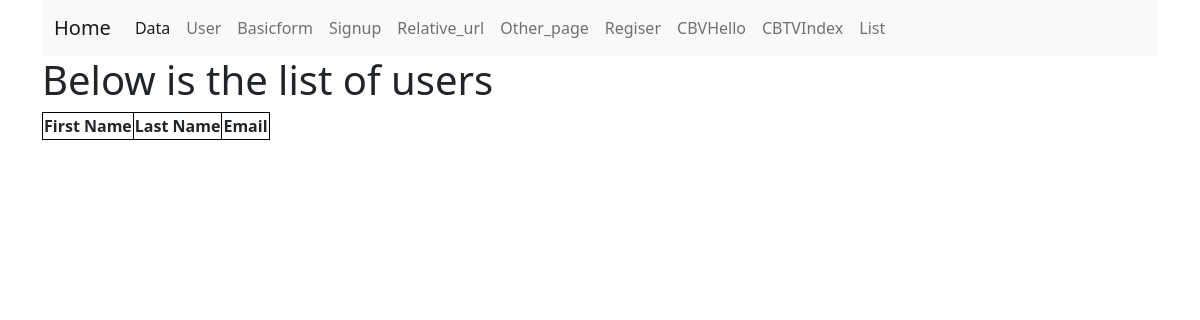
Before: /first_app/user/ with the older database file.
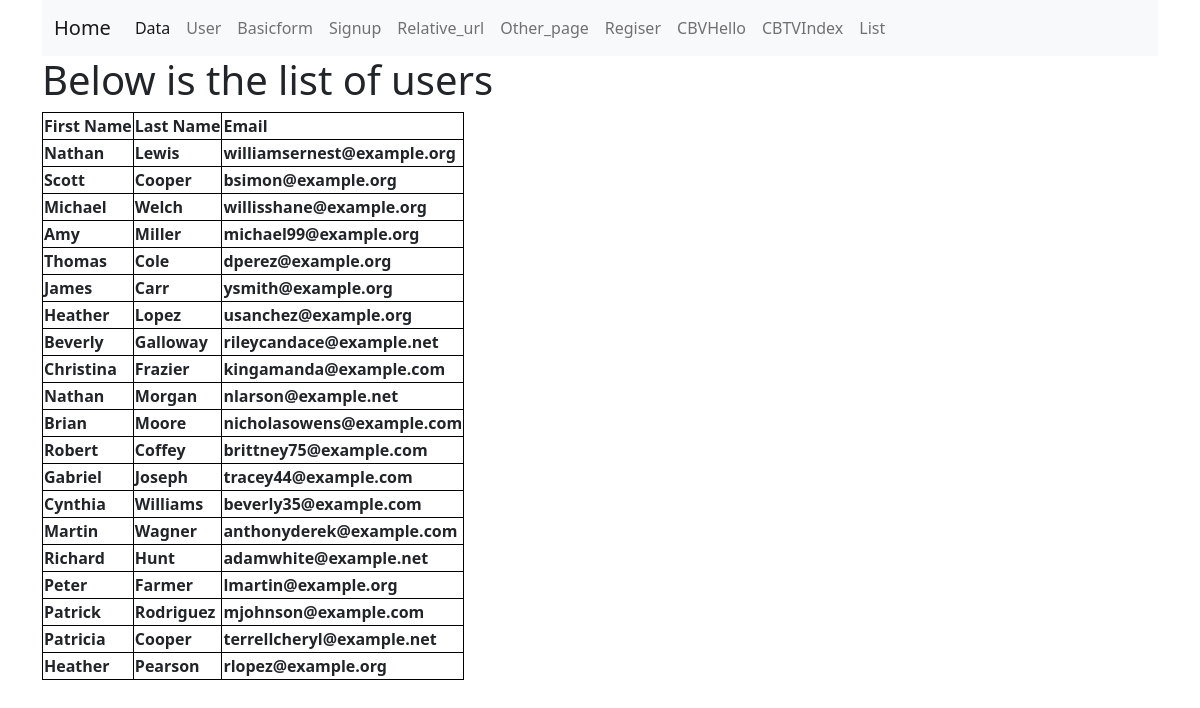
After: the same page with the newer database file.
### first_app/models.py (models this page shows, shortened)
class User(models.Model):
    fname=models.CharField(max_length=50)
    lname=models.CharField(max_length=50)
    email=models.CharField(max_length=50)

### first_app/views.py (the view)
# urls.py: path('user/',views.user_index,name="user"),
def user_index(request=None):
    user_list=User.objects.values()
    user_dict={
        'user_data':user_list
    }
    return render(request,'first_app/user_index.html',context=user_dict)

### templates/first_app/user_index.html
<!DOCTYPE html>
{% extends 'first_app/base_template.html' %}
    {% block body_block %}
        <h1>Below is the list of users</h1>
        <table class="bd1">
            <tr class="bd1">
                <th class="bd1">First Name</th>
                <th class="bd1">Last Name</th>
                <th class="bd1">Email</th>
            </tr>
            {% for usr in user_data %}
                <tr class="bd1">
                    <th class="bd1">{{usr.fname}}</th>
                    <th class="bd1">{{usr.lname}}</th>
                    <th class="bd1">{{usr.email}}</th>
                </tr>
            {% endfor %}
        </table>
     {% endblock %}

### templates/first_app/base_template.html (shortened to what this page needs)
<!DOCTYPE html>
{% load static %}
<html lang="en">
    <head>
        <link href="{% static 'css/mycss.css' %}" rel="stylesheet">
        <link href="https://cdn.jsdelivr.net/npm/bootstrap@5.1.3/dist/css/bootstrap.min.css" rel="stylesheet">
    </head>
    <body>
        <div class="container">
            <nav class="navbar navbar-expand-lg navbar-light bg-light">
                <div class="container-fluid">
                  <a class="navbar-brand" href="{% url 'index' %}">Home</a>
                  <div class="collapse navbar-collapse" id="navbarNav">
                    <ul class="navbar-nav">
                      <li class="nav-item">
                        <a class="nav-link active" aria-current="page" href="{% url 'first_app:data' %}">Data</a>
                      </li>
                      <li class="nav-item">
                        <a class="nav-link" href="{% url 'first_app:user' %}">User</a>
                      </li>
                      <li class="nav-item">
                        <a class="nav-link" href="{% url 'first_app:basicform' %}">Basicform</a>
                      </li>
                      <li class="nav-item">
                        <a class="nav-link" href="{% url 'first_app:signup' %}">Signup</a>
                      </li>
                      <li class="nav-item">
                        <a class="nav-link" href="{% url 'first_app:relative_url' %}">Relative_url</a>
                      </li>
                      <li class="nav-item">
                        <a class="nav-link" href="{% url 'first_app:other_page' %}">Other_page</a>
                      </li>
                      <li class="nav-item">
                        <a class="nav-link" href="{% url 'first_app:register' %}">Regiser</a>
                      </li>
                      <li class="nav-item">
                        <a class="nav-link" href="{% url 'first_app:cbvhello' %}">CBVHello</a>
                      </li>
                      <li class="nav-item">
                        <a class="nav-link" href="{% url 'first_app:cbtvindex' %}">CBTVIndex</a>
                      </li>
                      <li class="nav-item">
                        <a class="nav-link" href="{% url 'first_app:list' %}">List</a>
                      </li>
                    </ul>
                  </div>
                </div>
              </nav>
        </div>
        <div class="container">
            {% block body_block %}{% endblock %}
        </div>
    </body>
</html>

### static/css/mycss.css (style rules this page uses)
.bd1 { border: 1px solid black; }

Changed rows visible on the page:
added User: fname "Nathan", lname "Lewis", email "williamsernest@example.org"
added User: fname "Scott", lname "Cooper", email "bsimon@example.org"
added User: fname "Michael", lname "Welch", email "willisshane@example.org"
added User: fname "Amy", lname "Miller", email "michael99@example.org"
added User: fname "Thomas", lname "Cole", email "dperez@example.org"
added User: fname "James", lname "Carr", email "ysmith@example.org"
added User: fname "Heather", lname "Lopez", email "usanchez@example.org"
added User: fname "Beverly", lname "Galloway", email "rileycandace@example.net"
added User: fname "Christina", lname "Frazier", email "kingamanda@example.com"
added User: fname "Nathan", lname "Morgan", email "nlarson@example.net"
added User: fname "Brian", lname "Moore", email "nicholasowens@example.com"
added User: fname "Robert", lname "Coffey", email "brittney75@example.com"
added User: fname "Gabriel", lname "Joseph", email "tracey44@example.com"
added User: fname "Cynthia", lname "Williams", email "beverly35@example.com"
added User: fname "Martin", lname "Wagner", email "anthonyderek@example.com"
added User: fname "Richard", lname "Hunt", email "adamwhite@example.net"
added User: fname "Peter", lname "Farmer", email "lmartin@example.org"
added User: fname "Patrick", lname "Rodriguez", email "mjohnson@example.com"
added User: fname "Patricia", lname "Cooper", email "terrellcheryl@example.net"
added User: fname "Heather", lname "Pearson", email "rlopez@example.org"
